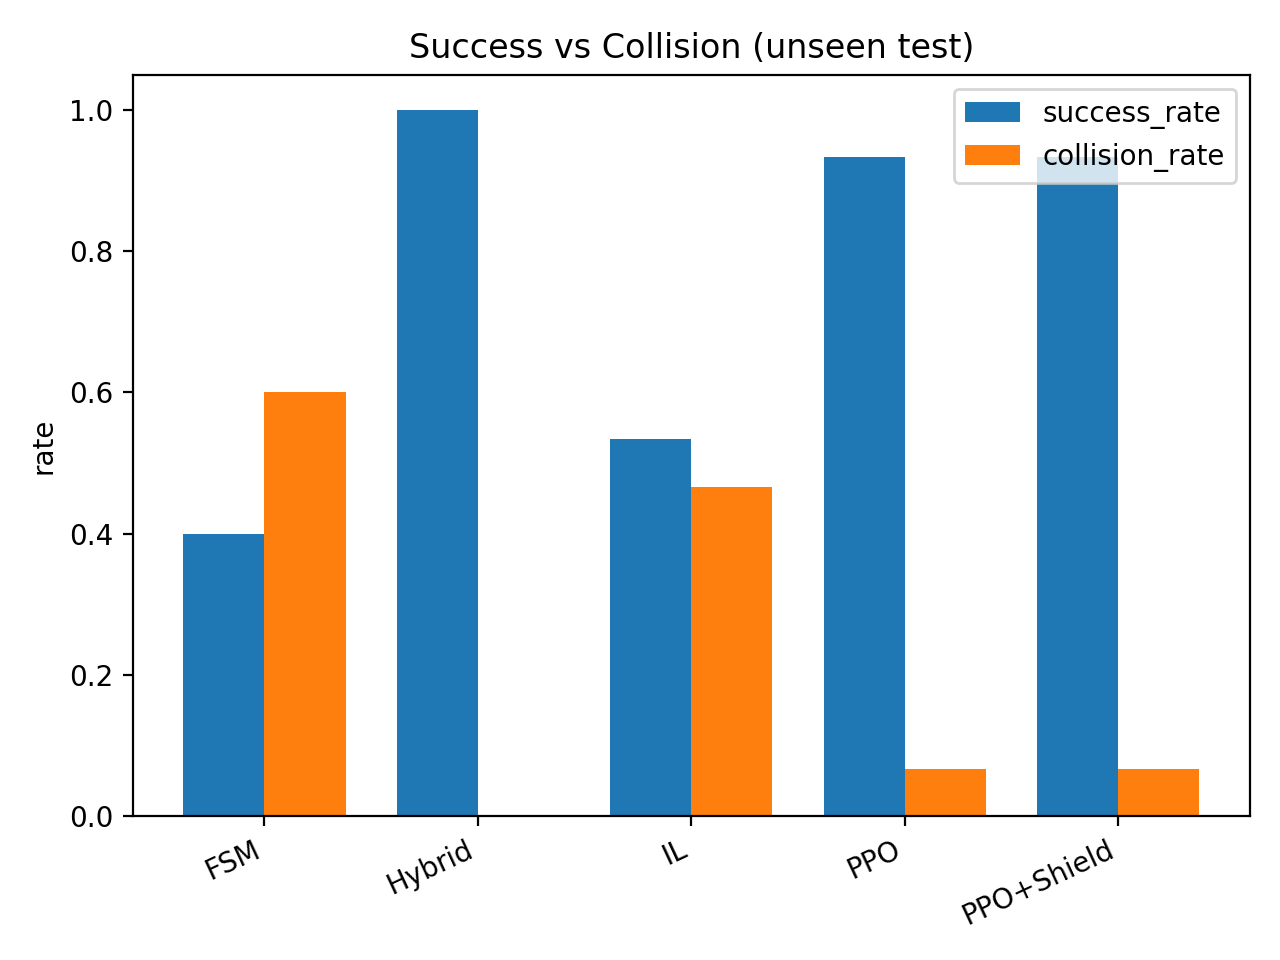

Source code (Python):
import pandas as pd
import matplotlib.pyplot as plt
import numpy as np


def main():
    df = pd.read_csv("evaluation/results_all.csv")

    summary = df.groupby("policy", as_index=False).agg(
        success_rate=("success", "mean"),
        collision_rate=("collision", "mean"),
    ).sort_values("policy")

    labels = summary["policy"].tolist()
    x = np.arange(len(labels))
    w = 0.38

    fig = plt.figure()
    plt.bar(x - w/2, summary["success_rate"].to_numpy(), width=w, label="success_rate")
    plt.bar(x + w/2, summary["collision_rate"].to_numpy(), width=w, label="collision_rate")

    plt.xticks(x, labels, rotation=25, ha="right")
    plt.ylabel("rate")
    plt.title("Success vs Collision (unseen test)")
    plt.legend()
    plt.tight_layout()
    plt.savefig("evaluation/plot_all_rates_combined.png", dpi=200)
    plt.close(fig)

    print("Wrote: evaluation/plot_all_rates_combined.png")


if __name__ == "__main__":
    main()
